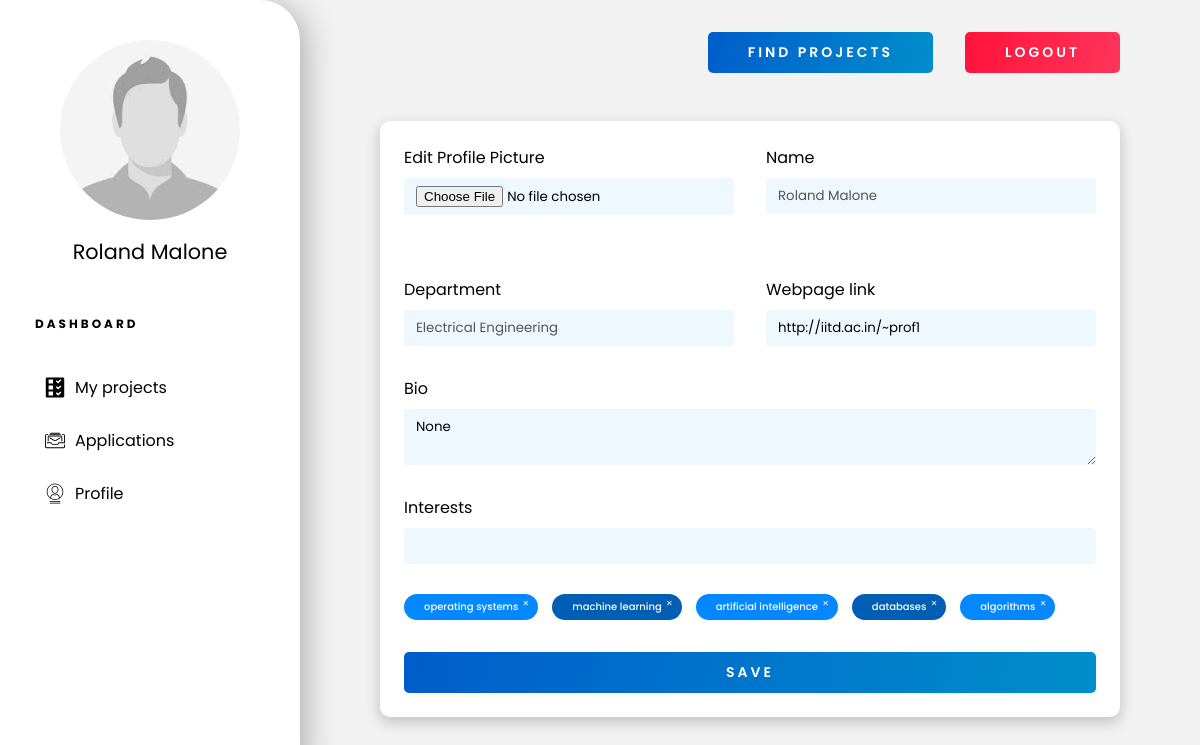
The app's page /profs/profile/ (signed in), older data.
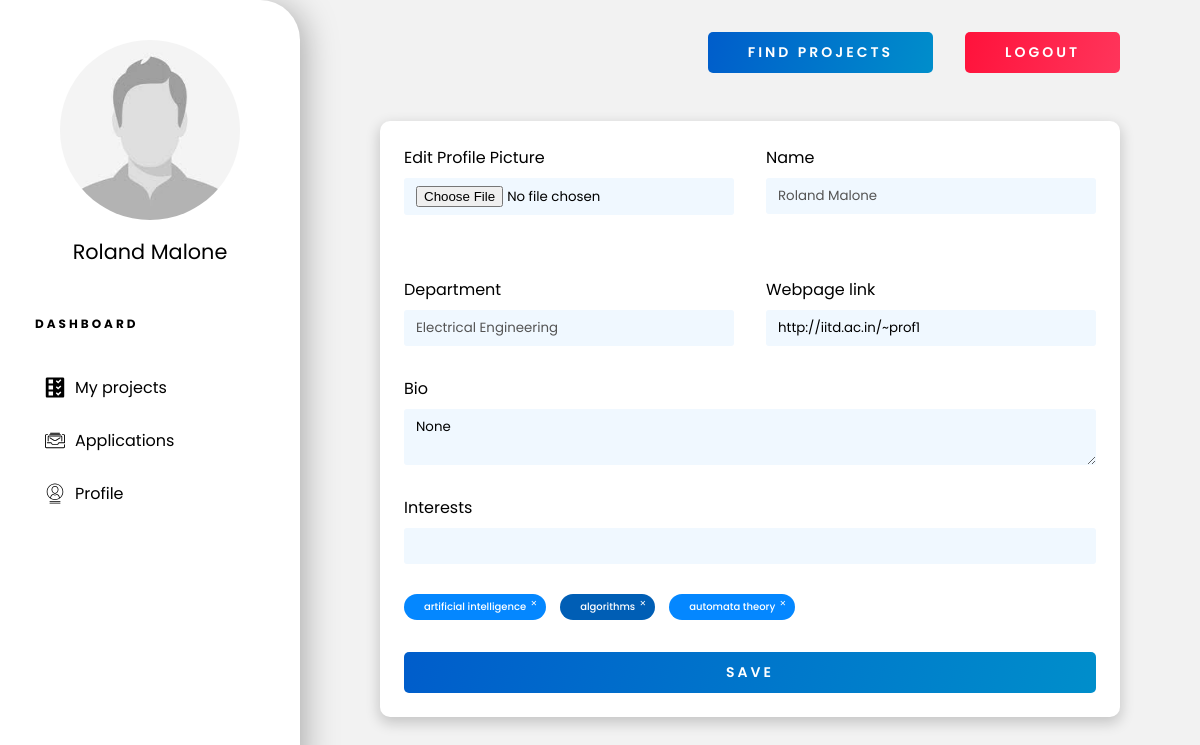
The same page, newer data.
### portal/models.py (models this page shows, shortened)
class Interests(models.Model):
    research_field = models.CharField(_("Research Area of Interest"), max_length=50)

class Professor(models.Model):
    user = models.ForeignKey(User, verbose_name=_("Auth User"), on_delete=models.CASCADE)
    dept = models.CharField(_("department"), max_length=50, choices=Departments.choices)
    interests = models.ManyToManyField("Interests")
    webpage_link = models.URLField(_("Webpage Link"), max_length=200, null=True)
    pic = models.FileField(_("Profile Pic"), upload_to=upload_pic, storage=OverwriteStorage(), null=True)
    bio = models.TextField(_("Biography"), null=True)

### portal/views.py (the view, shortened to what this page needs)
class ProfViewSet(ModelViewSet):
    queryset=Professor.objects.all()
    serializer_class=ProfSerializer
    permission_classes=[permissions.IsAuthenticated]
    @action(detail=False,methods=['GET'])
    def profile(self, request):
        user = request.user
        professors = user.professor_set.all()
        if(len(professors) == 1):
            prof = professors[0]
            serializer = self.get_serializer(prof, many=False)
            interest_text = ', '.join([it['research_field'] for it in serializer.data['interests']])
            return render(request, template_name='profile.html', context={'user_data':serializer.data, 'interest_text': interest_text, 'is_student': isStudent(request.user), 'is_prof' : isProf(request.user)})
        return Response(404)

### portal/serializers.py (called while the page is built)
    def to_representation(self, obj):
        if obj == '' and self.allow_blank:
            return obj
        return self._choices[obj]

### portal/views.py (called while the page is built)
def isStudent(user):
    if( not user.is_authenticated):
        return False
    return len(user.student_set.all()) == 1

def isProf(user):
    if( not user.is_authenticated):
        return False
    return len(user.professor_set.all()) == 1

### templates/profile.html (shortened to what this page needs)
{% extends 'dashboard-base.html' %}
{% load static %}
{% block content %}
<div class="profile-container">
    {% if is_student %}
    <form id="profile-form" method="PUT" action="/students/{{user_data.id}}/">
        {% elif is_prof %}
        <form id="profile-form" method="PUT" action="/profs/{{user_data.id}}/">
            {% endif %}
            <div class="inline">
                <div style="display: flex; flex-direction: column;">
                    <label for="picture">Edit Profile Picture</label>
                    <input type="file" name="pic" id="picture" onchange="checkJpeg(this)">
                </div>
                <div style="display: flex; flex-direction: column;">
                    <label for="name">Name</label>
                    <input type="text" name="name" id="name" value="{{user_data.user.first_name}} {{user_data.user.last_name}}" disabled>
                </div>
                {% if is_prof %}
                <div style="display: flex; flex-direction: column;">
                    <label for="dept">Department</label>
                    <input type="text" name="dept" id="dept" value="{{user_data.dept}}" disabled>
                </div>
                <div style="display: flex; flex-direction: column;">
                    <label for="dept">Webpage link</label>
                    <input type="text" name="webpage_link" id="webpage_link" value="{{user_data.webpage_link}}">
                </div>
                {% endif %}
            </div>
            <label for="bio">Bio</label>
            <textarea name="bio" id="bio" cols="30" rows="2">{{user_data.bio}}</textarea>
            <label for="interests">Interests</label>
            <div class="int-searchbar">
                <input type="text" name="intDummy" autocomplete="off">
            </div>
            <div class="tag-container">
                {% for interest in user_data.interests %}
                <div class="tag" onclick="handleTagDelete(this)">{{interest.research_field}}</div>
                {% endfor %}
            </div>
            <button type="submit" class="btn wide-text bold">Save</button>
        </form>
</div>
{% endblock %}

Row changes from the older to the newer data that the page shows:
no longer on this page (row unchanged): Interests: research_field "operating systems"
no longer on this page (row unchanged): Interests: research_field "machine learning"
no longer on this page (row unchanged): Interests: research_field "databases"
changed Professor "http://iitd.ac.in/~prof1": bio (not shown) → "None"
now on this page (row unchanged): Interests: research_field "automata theory"
Text that changed along with them:
form field bio: "None" → (not shown)
